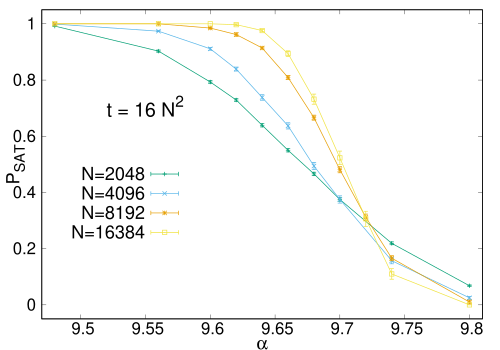

Generate this figure with gnuplot:
set term postscript enhanced color eps dl 2.5
filenameoutput="FMS_K_4_quadratic_tl_16N.eps"
set output filenameoutput

reset
set size 1,1
set origin 0,0
set ylabel "{/=26 P_{SAT}}" rotate by 90 offset 1,0
set xlabel "{/=26 {/Symbol a}}" offset 0,0
set key spacing 2.0 maxrows 10 width 6 at 9.58,0.5
set xrange [9.47:9.81]
set yrange [-0.05:1.05]
set tics  font ",24"
set format y "%g"

set label "{/=28 t = 16 N^{2}}" at 9.52, 0.7


p "< awk '$1==2048 && $3==16*$1' ../../Results/SAT/FMS/ProcessedData/FMS_KSAT_all_K_4.txt" u ($2/100):6:7 w errorl lw 2 lc 2 t '{/=26 N=2048',\
"< awk '$1==4096 && $3==16*$1' ../../Results/SAT/FMS/ProcessedData/FMS_KSAT_all_K_4.txt" u ($2/100):6:7 w errorl lw 2 lc 3 t '{/=26 N=4096',\
"< awk '$1==8192 && $3==16*$1' ../../Results/SAT/FMS/ProcessedData/FMS_KSAT_all_K_4.txt" u ($2/100):6:7 w errorl lw 2 lc 4 t '{/=26 N=8192',\
"< awk '$1==16384 && $3==16*$1' ../../Results/SAT/FMS/ProcessedData/FMS_KSAT_all_K_4.txt" u ($2/100):6:7 w errorl lw 2 lc 5 t '{/=26 N=16384'
